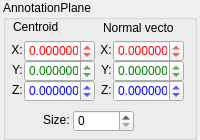
<?xml version="1.0" encoding="UTF-8"?>
<ui version="4.0">
 <class>propAnnotationPlane</class>
 <widget class="QWidget" name="propAnnotationPlane">
  <property name="geometry">
   <rect>
    <x>0</x>
    <y>0</y>
    <width>200</width>
    <height>140</height>
   </rect>
  </property>
  <property name="minimumSize">
   <size>
    <width>200</width>
    <height>140</height>
   </size>
  </property>
  <property name="maximumSize">
   <size>
    <width>16777215</width>
    <height>140</height>
   </size>
  </property>
  <property name="windowTitle">
   <string>Form</string>
  </property>
  <property name="styleSheet">
   <string notr="true"/>
  </property>
  <widget class="QGroupBox" name="annotationPlane">
   <property name="geometry">
    <rect>
     <x>3</x>
     <y>0</y>
     <width>194</width>
     <height>140</height>
    </rect>
   </property>
   <property name="title">
    <string>AnnotationPlane</string>
   </property>
   <widget class="QDoubleSpinBox" name="ctrZ">
    <property name="geometry">
     <rect>
      <x>21</x>
      <y>80</y>
      <width>71</width>
      <height>22</height>
     </rect>
    </property>
    <property name="styleSheet">
     <string notr="true">color: rgb(0, 0, 255);</string>
    </property>
    <property name="decimals">
     <number>6</number>
    </property>
    <property name="minimum">
     <double>-999999999.000000000000000</double>
    </property>
    <property name="maximum">
     <double>999999999.000000000000000</double>
    </property>
    <property name="singleStep">
     <double>0.100000000000000</double>
    </property>
   </widget>
   <widget class="QDoubleSpinBox" name="ctrX">
    <property name="geometry">
     <rect>
      <x>21</x>
      <y>40</y>
      <width>71</width>
      <height>22</height>
     </rect>
    </property>
    <property name="styleSheet">
     <string notr="true">color: rgb(255, 0, 0);</string>
    </property>
    <property name="decimals">
     <number>6</number>
    </property>
    <property name="minimum">
     <double>-999999999.000000000000000</double>
    </property>
    <property name="maximum">
     <double>999999999.000000000000000</double>
    </property>
    <property name="singleStep">
     <double>0.100000000000000</double>
    </property>
   </widget>
   <widget class="QDoubleSpinBox" name="ctrY">
    <property name="geometry">
     <rect>
      <x>21</x>
      <y>60</y>
      <width>71</width>
      <height>22</height>
     </rect>
    </property>
    <property name="styleSheet">
     <string notr="true">color: rgb(0, 127, 0);</string>
    </property>
    <property name="decimals">
     <number>6</number>
    </property>
    <property name="minimum">
     <double>-999999999.000000000000000</double>
    </property>
    <property name="maximum">
     <double>999999999.000000000000000</double>
    </property>
    <property name="singleStep">
     <double>0.100000000000000</double>
    </property>
   </widget>
   <widget class="QLabel" name="cxLabel">
    <property name="geometry">
     <rect>
      <x>2</x>
      <y>40</y>
      <width>21</width>
      <height>20</height>
     </rect>
    </property>
    <property name="text">
     <string>X: </string>
    </property>
    <property name="alignment">
     <set>Qt::AlignRight|Qt::AlignTrailing|Qt::AlignVCenter</set>
    </property>
   </widget>
   <widget class="QLabel" name="cyLabel">
    <property name="geometry">
     <rect>
      <x>3</x>
      <y>60</y>
      <width>20</width>
      <height>20</height>
     </rect>
    </property>
    <property name="text">
     <string>Y: </string>
    </property>
    <property name="alignment">
     <set>Qt::AlignRight|Qt::AlignTrailing|Qt::AlignVCenter</set>
    </property>
   </widget>
   <widget class="QLabel" name="czLabel">
    <property name="geometry">
     <rect>
      <x>2</x>
      <y>80</y>
      <width>21</width>
      <height>20</height>
     </rect>
    </property>
    <property name="text">
     <string>Z: </string>
    </property>
    <property name="alignment">
     <set>Qt::AlignRight|Qt::AlignTrailing|Qt::AlignVCenter</set>
    </property>
   </widget>
   <widget class="QDoubleSpinBox" name="normZ">
    <property name="geometry">
     <rect>
      <x>110</x>
      <y>80</y>
      <width>71</width>
      <height>22</height>
     </rect>
    </property>
    <property name="styleSheet">
     <string notr="true">color: rgb(0, 0, 255);</string>
    </property>
    <property name="decimals">
     <number>6</number>
    </property>
    <property name="minimum">
     <double>-999999999.000000000000000</double>
    </property>
    <property name="maximum">
     <double>999999999.000000000000000</double>
    </property>
    <property name="singleStep">
     <double>0.100000000000000</double>
    </property>
   </widget>
   <widget class="QDoubleSpinBox" name="normY">
    <property name="geometry">
     <rect>
      <x>110</x>
      <y>60</y>
      <width>71</width>
      <height>22</height>
     </rect>
    </property>
    <property name="styleSheet">
     <string notr="true">color: rgb(0, 127, 0);</string>
    </property>
    <property name="decimals">
     <number>6</number>
    </property>
    <property name="minimum">
     <double>-999999999.000000000000000</double>
    </property>
    <property name="maximum">
     <double>999999999.000000000000000</double>
    </property>
    <property name="singleStep">
     <double>0.100000000000000</double>
    </property>
   </widget>
   <widget class="QLabel" name="nxLabel">
    <property name="geometry">
     <rect>
      <x>92</x>
      <y>40</y>
      <width>20</width>
      <height>20</height>
     </rect>
    </property>
    <property name="text">
     <string>X: </string>
    </property>
    <property name="alignment">
     <set>Qt::AlignRight|Qt::AlignTrailing|Qt::AlignVCenter</set>
    </property>
   </widget>
   <widget class="QDoubleSpinBox" name="normX">
    <property name="geometry">
     <rect>
      <x>110</x>
      <y>40</y>
      <width>71</width>
      <height>22</height>
     </rect>
    </property>
    <property name="styleSheet">
     <string notr="true">color: rgb(255, 0, 0);</string>
    </property>
    <property name="decimals">
     <number>6</number>
    </property>
    <property name="minimum">
     <double>-999999999.000000000000000</double>
    </property>
    <property name="maximum">
     <double>999999999.000000000000000</double>
    </property>
    <property name="singleStep">
     <double>0.100000000000000</double>
    </property>
   </widget>
   <widget class="QLabel" name="nzLabel">
    <property name="geometry">
     <rect>
      <x>92</x>
      <y>80</y>
      <width>20</width>
      <height>20</height>
     </rect>
    </property>
    <property name="text">
     <string>Z: </string>
    </property>
    <property name="alignment">
     <set>Qt::AlignRight|Qt::AlignTrailing|Qt::AlignVCenter</set>
    </property>
   </widget>
   <widget class="QLabel" name="nyLabel">
    <property name="geometry">
     <rect>
      <x>92</x>
      <y>60</y>
      <width>20</width>
      <height>20</height>
     </rect>
    </property>
    <property name="text">
     <string>Y: </string>
    </property>
    <property name="alignment">
     <set>Qt::AlignRight|Qt::AlignTrailing|Qt::AlignVCenter</set>
    </property>
   </widget>
   <widget class="QSpinBox" name="size">
    <property name="geometry">
     <rect>
      <x>70</x>
      <y>110</y>
      <width>61</width>
      <height>22</height>
     </rect>
    </property>
    <property name="maximum">
     <number>999999999</number>
    </property>
   </widget>
   <widget class="QLabel" name="sizeLabel">
    <property name="geometry">
     <rect>
      <x>39</x>
      <y>110</y>
      <width>31</width>
      <height>20</height>
     </rect>
    </property>
    <property name="text">
     <string>Size: </string>
    </property>
    <property name="alignment">
     <set>Qt::AlignRight|Qt::AlignTrailing|Qt::AlignVCenter</set>
    </property>
   </widget>
   <widget class="QLabel" name="cLabel">
    <property name="geometry">
     <rect>
      <x>10</x>
      <y>20</y>
      <width>47</width>
      <height>13</height>
     </rect>
    </property>
    <property name="text">
     <string>Centroid</string>
    </property>
   </widget>
   <widget class="QLabel" name="nLabel">
    <property name="geometry">
     <rect>
      <x>100</x>
      <y>20</y>
      <width>71</width>
      <height>16</height>
     </rect>
    </property>
    <property name="text">
     <string>Normal vector</string>
    </property>
   </widget>
   <zorder>nyLabel</zorder>
   <zorder>nzLabel</zorder>
   <zorder>cxLabel</zorder>
   <zorder>nxLabel</zorder>
   <zorder>cyLabel</zorder>
   <zorder>czLabel</zorder>
   <zorder>ctrZ</zorder>
   <zorder>ctrX</zorder>
   <zorder>ctrY</zorder>
   <zorder>normZ</zorder>
   <zorder>normY</zorder>
   <zorder>normX</zorder>
   <zorder>size</zorder>
   <zorder>sizeLabel</zorder>
   <zorder>cLabel</zorder>
   <zorder>nLabel</zorder>
  </widget>
 </widget>
 <resources/>
 <connections>
  <connection>
   <sender>ctrX</sender>
   <signal>valueChanged(double)</signal>
   <receiver>propAnnotationPlane</receiver>
   <slot>changedCtrX(double)</slot>
   <hints>
    <hint type="sourcelabel">
     <x>61</x>
     <y>295</y>
    </hint>
    <hint type="destinationlabel">
     <x>99</x>
     <y>194</y>
    </hint>
   </hints>
  </connection>
  <connection>
   <sender>ctrY</sender>
   <signal>valueChanged(double)</signal>
   <receiver>propAnnotationPlane</receiver>
   <slot>changedCtrY(double)</slot>
   <hints>
    <hint type="sourcelabel">
     <x>61</x>
     <y>315</y>
    </hint>
    <hint type="destinationlabel">
     <x>99</x>
     <y>194</y>
    </hint>
   </hints>
  </connection>
  <connection>
   <sender>ctrZ</sender>
   <signal>valueChanged(double)</signal>
   <receiver>propAnnotationPlane</receiver>
   <slot>changedCtrZ(double)</slot>
   <hints>
    <hint type="sourcelabel">
     <x>61</x>
     <y>335</y>
    </hint>
    <hint type="destinationlabel">
     <x>99</x>
     <y>194</y>
    </hint>
   </hints>
  </connection>
  <connection>
   <sender>normX</sender>
   <signal>valueChanged(double)</signal>
   <receiver>propAnnotationPlane</receiver>
   <slot>changedNormX(double)</slot>
   <hints>
    <hint type="sourcelabel">
     <x>150</x>
     <y>295</y>
    </hint>
    <hint type="destinationlabel">
     <x>99</x>
     <y>194</y>
    </hint>
   </hints>
  </connection>
  <connection>
   <sender>normY</sender>
   <signal>valueChanged(double)</signal>
   <receiver>propAnnotationPlane</receiver>
   <slot>changedNormY(double)</slot>
   <hints>
    <hint type="sourcelabel">
     <x>150</x>
     <y>315</y>
    </hint>
    <hint type="destinationlabel">
     <x>99</x>
     <y>194</y>
    </hint>
   </hints>
  </connection>
  <connection>
   <sender>normZ</sender>
   <signal>valueChanged(double)</signal>
   <receiver>propAnnotationPlane</receiver>
   <slot>changedNormZ(double)</slot>
   <hints>
    <hint type="sourcelabel">
     <x>150</x>
     <y>335</y>
    </hint>
    <hint type="destinationlabel">
     <x>99</x>
     <y>194</y>
    </hint>
   </hints>
  </connection>
  <connection>
   <sender>size</sender>
   <signal>valueChanged(int)</signal>
   <receiver>propAnnotationPlane</receiver>
   <slot>changedSize(int)</slot>
   <hints>
    <hint type="sourcelabel">
     <x>105</x>
     <y>365</y>
    </hint>
    <hint type="destinationlabel">
     <x>99</x>
     <y>194</y>
    </hint>
   </hints>
  </connection>
 </connections>
 <slots>
  <slot>changedCtrX(double)</slot>
  <slot>changedCtrY(double)</slot>
  <slot>changedCtrZ(double)</slot>
  <slot>changedNormX(double)</slot>
  <slot>changedNormY(double)</slot>
  <slot>changedNormZ(double)</slot>
  <slot>changedSize(int)</slot>
 </slots>
</ui>
